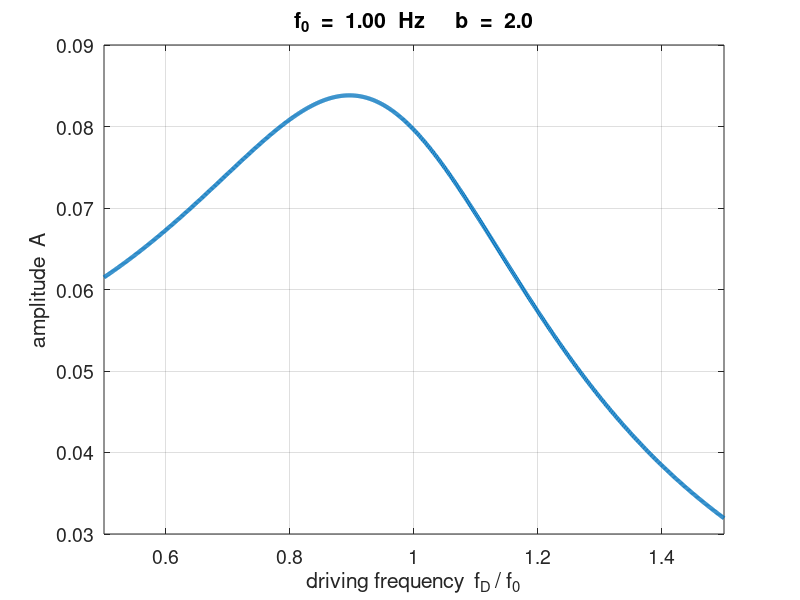

This chart was generated by the following MATLAB code:
%osc_harmonic02.m

% Harmonic Oscillations
% Resonance response curve plot


% Ian Cooper
% email: ian.cooper@sydney.edu.au
% School of Physics, University of Sydney

% DOING PHYSICS WITH MATLAB 
%    ../mphome.htm

clear all
close all
clc


% Inputs
m = 0.506602;   
k = 20;   
b = 2;    

Fmax = 1;

w0 = sqrt(k/m);
f0 = w0 / (2*pi);

nMax = 1000;

fMin = 0.5;
fMax = 1.5*f0;
df = (fMax-fMin)/(nMax-1);

f = fMin : df : fMax;

w = (2*pi) .* f;
A = zeros(nMax,1);

% Calculations

for n = 1 : nMax
   A(n) = Fmax/sqrt((k-m*w(n)^2)^2 + b^2*w(n)^2);
end

%plot
figure(1)
   pos = [0.07 0.05 0.32 0.32];
   set(gcf,'Units','normalized');
   set(gcf,'Position',pos);
   set(gcf,'color','w'); 
plot(f/f0,A,'LineWidth',3)
set(gca,'xLim',[fMin fMax]);
ylabel('amplitude  A','FontSize',14)
xlabel('driving frequency  f_D / f_0','FontSize',14)
grid on
tm1 = 'f_0  =  ';
tm2 = num2str(f0,' %2.2f  Hz ');
tm3 = '     b  =  ';
tm4 = num2str(b,' %2.1f ');
tm = [tm1 tm2 tm3 tm4];
title(tm)
set(gca,'fontsize',14);
   
